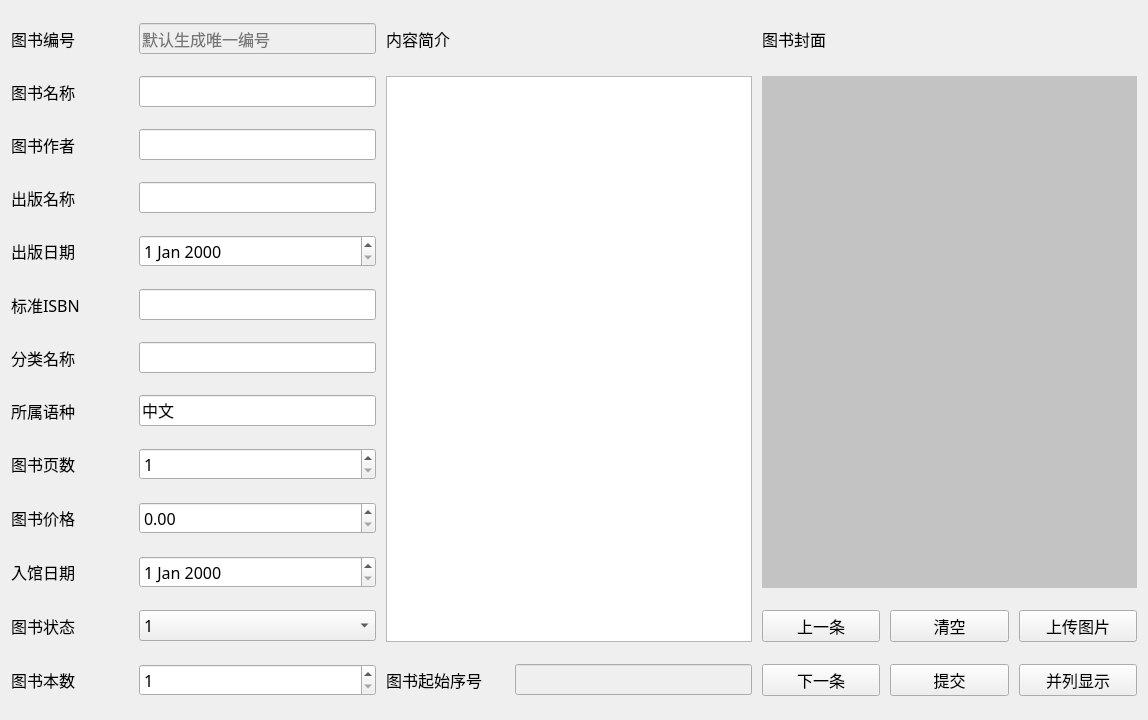
<?xml version="1.0" encoding="UTF-8"?>
<ui version="4.0">
 <class>BookInfo</class>
 <widget class="QWidget" name="BookInfo">
  <property name="geometry">
   <rect>
    <x>0</x>
    <y>0</y>
    <width>1148</width>
    <height>720</height>
   </rect>
  </property>
  <property name="font">
   <font>
    <family>微软雅黑</family>
    <pointsize>12</pointsize>
   </font>
  </property>
  <property name="windowTitle">
   <string>Form</string>
  </property>
  <layout class="QGridLayout" name="gridLayout" columnstretch="1,2,1,2,1,1,1">
   <property name="spacing">
    <number>10</number>
   </property>
   <item row="4" column="0">
    <widget class="QLabel" name="label_7">
     <property name="text">
      <string>出版日期</string>
     </property>
    </widget>
   </item>
   <item row="1" column="1">
    <widget class="QLineEdit" name="bkName"/>
   </item>
   <item row="5" column="1">
    <widget class="QLineEdit" name="bkISBN"/>
   </item>
   <item row="11" column="6">
    <widget class="QPushButton" name="btn_upload">
     <property name="text">
      <string>上传图片</string>
     </property>
    </widget>
   </item>
   <item row="1" column="0">
    <widget class="QLabel" name="label_2">
     <property name="text">
      <string>图书名称</string>
     </property>
    </widget>
   </item>
   <item row="13" column="4">
    <widget class="QPushButton" name="btn_next">
     <property name="text">
      <string>下一条</string>
     </property>
    </widget>
   </item>
   <item row="10" column="1">
    <widget class="QDateEdit" name="bkInDate"/>
   </item>
   <item row="2" column="1">
    <widget class="QLineEdit" name="bkAuthor"/>
   </item>
   <item row="11" column="1">
    <widget class="QComboBox" name="bkStatus">
     <item>
      <property name="text">
       <string>1</string>
      </property>
     </item>
     <item>
      <property name="text">
       <string>2</string>
      </property>
     </item>
     <item>
      <property name="text">
       <string>3</string>
      </property>
     </item>
    </widget>
   </item>
   <item row="9" column="0">
    <widget class="QLabel" name="label_9">
     <property name="text">
      <string>图书价格</string>
     </property>
    </widget>
   </item>
   <item row="9" column="1">
    <widget class="QDoubleSpinBox" name="bkPrice">
     <property name="maximum">
      <double>9999.989999999999782</double>
     </property>
    </widget>
   </item>
   <item row="8" column="0">
    <widget class="QLabel" name="label_11">
     <property name="text">
      <string>图书页数</string>
     </property>
    </widget>
   </item>
   <item row="0" column="0">
    <widget class="QLabel" name="label">
     <property name="text">
      <string>图书编号</string>
     </property>
    </widget>
   </item>
   <item row="6" column="0">
    <widget class="QLabel" name="label_6">
     <property name="text">
      <string>分类名称</string>
     </property>
    </widget>
   </item>
   <item row="11" column="4">
    <widget class="QPushButton" name="btn_prev">
     <property name="text">
      <string>上一条</string>
     </property>
    </widget>
   </item>
   <item row="13" column="2">
    <widget class="QLabel" name="label_16">
     <property name="text">
      <string>图书起始序号</string>
     </property>
    </widget>
   </item>
   <item row="10" column="0">
    <widget class="QLabel" name="label_10">
     <property name="text">
      <string>入馆日期</string>
     </property>
    </widget>
   </item>
   <item row="7" column="1">
    <widget class="QLineEdit" name="bkLang">
     <property name="text">
      <string>中文</string>
     </property>
    </widget>
   </item>
   <item row="1" column="2" rowspan="11" colspan="2">
    <widget class="QTextEdit" name="bkIntro"/>
   </item>
   <item row="2" column="0">
    <widget class="QLabel" name="label_3">
     <property name="text">
      <string>图书作者</string>
     </property>
    </widget>
   </item>
   <item row="3" column="0">
    <widget class="QLabel" name="label_4">
     <property name="text">
      <string>出版名称</string>
     </property>
    </widget>
   </item>
   <item row="8" column="1">
    <widget class="QSpinBox" name="bkPage">
     <property name="minimum">
      <number>1</number>
     </property>
     <property name="maximum">
      <number>9999</number>
     </property>
    </widget>
   </item>
   <item row="0" column="1">
    <widget class="QLineEdit" name="bkID">
     <property name="enabled">
      <bool>false</bool>
     </property>
     <property name="placeholderText">
      <string>默认生成唯一编号</string>
     </property>
    </widget>
   </item>
   <item row="4" column="1">
    <widget class="QDateEdit" name="bkPubDate"/>
   </item>
   <item row="3" column="1">
    <widget class="QLineEdit" name="bkPub"/>
   </item>
   <item row="6" column="1">
    <widget class="QLineEdit" name="bkClassfy"/>
   </item>
   <item row="5" column="0">
    <widget class="QLabel" name="label_8">
     <property name="text">
      <string>标准ISBN</string>
     </property>
    </widget>
   </item>
   <item row="1" column="4" rowspan="10" colspan="3">
    <widget class="QLabel" name="bkCover">
     <property name="styleSheet">
      <string notr="true">background-color: rgb(195, 195, 195);</string>
     </property>
     <property name="text">
      <string/>
     </property>
    </widget>
   </item>
   <item row="13" column="5">
    <widget class="QPushButton" name="btn_submit">
     <property name="text">
      <string>提交</string>
     </property>
    </widget>
   </item>
   <item row="11" column="5">
    <widget class="QPushButton" name="btn_clear">
     <property name="text">
      <string>清空</string>
     </property>
    </widget>
   </item>
   <item row="13" column="0">
    <widget class="QLabel" name="label_12">
     <property name="text">
      <string>图书本数</string>
     </property>
    </widget>
   </item>
   <item row="11" column="0">
    <widget class="QLabel" name="label_1">
     <property name="text">
      <string>图书状态</string>
     </property>
    </widget>
   </item>
   <item row="0" column="4">
    <widget class="QLabel" name="label_14">
     <property name="text">
      <string>图书封面</string>
     </property>
    </widget>
   </item>
   <item row="0" column="2">
    <widget class="QLabel" name="label_13">
     <property name="text">
      <string>内容简介</string>
     </property>
    </widget>
   </item>
   <item row="7" column="0">
    <widget class="QLabel" name="label_5">
     <property name="text">
      <string>所属语种</string>
     </property>
    </widget>
   </item>
   <item row="13" column="3">
    <widget class="QLineEdit" name="bkIDBegin">
     <property name="enabled">
      <bool>false</bool>
     </property>
    </widget>
   </item>
   <item row="13" column="1">
    <widget class="QSpinBox" name="bkNum">
     <property name="minimum">
      <number>1</number>
     </property>
    </widget>
   </item>
   <item row="13" column="6">
    <widget class="QPushButton" name="btn_spliter">
     <property name="text">
      <string>并列显示</string>
     </property>
    </widget>
   </item>
  </layout>
 </widget>
 <resources/>
 <connections/>
</ui>
